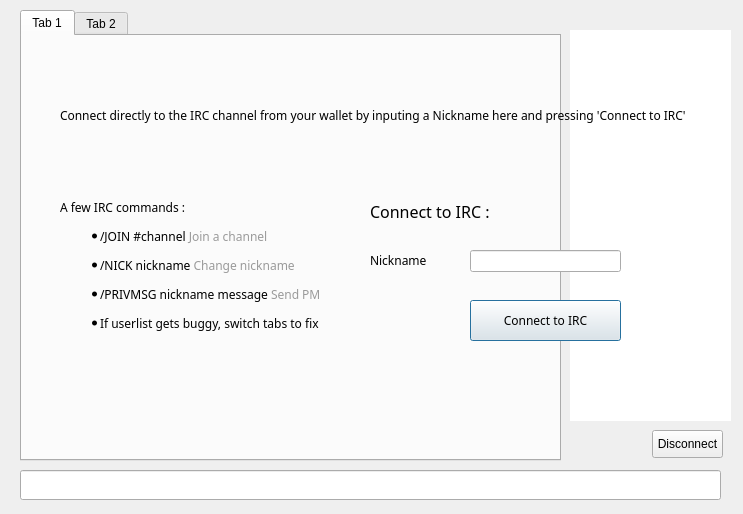
<?xml version="1.0" encoding="UTF-8"?>
<ui version="4.0">
 <class>ChatWindowClass</class>
 <widget class="QWidget" name="ChatWindowClass">
  <property name="geometry">
   <rect>
    <x>0</x>
    <y>0</y>
    <width>743</width>
    <height>514</height>
   </rect>
  </property>
  <widget class="QWidget" name="widget_2" native="true">
   <property name="geometry">
    <rect>
     <x>0</x>
     <y>0</y>
     <width>741</width>
     <height>511</height>
    </rect>
   </property>
   <widget class="QWidget" name="splitter" native="true">
    <property name="enabled">
     <bool>true</bool>
    </property>
    <property name="geometry">
     <rect>
      <x>10</x>
      <y>10</y>
      <width>721</width>
      <height>501</height>
     </rect>
    </property>
    <property name="styleSheet">
     <string notr="true"/>
    </property>
    <widget class="QTabWidget" name="tab">
     <property name="geometry">
      <rect>
       <x>10</x>
       <y>0</y>
       <width>541</width>
       <height>451</height>
      </rect>
     </property>
     <property name="styleSheet">
      <string notr="true"/>
     </property>
     <property name="tabShape">
      <enum>QTabWidget::Rounded</enum>
     </property>
     <property name="currentIndex">
      <number>0</number>
     </property>
     <property name="tabsClosable">
      <bool>false</bool>
     </property>
     <widget class="QWidget" name="widget_4">
      <attribute name="title">
       <string>Tab 1</string>
      </attribute>
     </widget>
     <widget class="QWidget" name="tab_5">
      <attribute name="title">
       <string>Tab 2</string>
      </attribute>
     </widget>
    </widget>
    <widget class="QLineEdit" name="lineEdit">
     <property name="geometry">
      <rect>
       <x>10</x>
       <y>460</y>
       <width>701</width>
       <height>30</height>
      </rect>
     </property>
     <property name="sizePolicy">
      <sizepolicy hsizetype="Fixed" vsizetype="Fixed">
       <horstretch>0</horstretch>
       <verstretch>0</verstretch>
      </sizepolicy>
     </property>
     <property name="maximumSize">
      <size>
       <width>16777215</width>
       <height>30</height>
      </size>
     </property>
    </widget>
    <widget class="QListView" name="userView">
     <property name="geometry">
      <rect>
       <x>560</x>
       <y>20</y>
       <width>161</width>
       <height>391</height>
      </rect>
     </property>
     <property name="minimumSize">
      <size>
       <width>0</width>
       <height>300</height>
      </size>
     </property>
     <property name="styleSheet">
      <string notr="true">border-radius:10px;</string>
     </property>
    </widget>
    <widget class="QPushButton" name="disconnect">
     <property name="geometry">
      <rect>
       <x>642</x>
       <y>420</y>
       <width>71</width>
       <height>28</height>
      </rect>
     </property>
     <property name="text">
      <string>Disconnect</string>
     </property>
    </widget>
   </widget>
   <widget class="QWidget" name="hide3" native="true">
    <property name="geometry">
     <rect>
      <x>0</x>
      <y>0</y>
      <width>741</width>
      <height>511</height>
     </rect>
    </property>
    <property name="styleSheet">
     <string notr="true">font-family:Proxima Nova Rg;</string>
    </property>
    <widget class="QWidget" name="layoutWidget">
     <property name="geometry">
      <rect>
       <x>10</x>
       <y>6</y>
       <width>731</width>
       <height>41</height>
      </rect>
     </property>
     <layout class="QHBoxLayout" name="hide1">
      <property name="spacing">
       <number>7</number>
      </property>
     </layout>
    </widget>
    <widget class="QLabel" name="hide2">
     <property name="geometry">
      <rect>
       <x>60</x>
       <y>70</y>
       <width>631</width>
       <height>91</height>
      </rect>
     </property>
     <property name="text">
      <string>&lt;html&gt;&lt;head/&gt;&lt;body&gt;&lt;p align=&quot;justify&quot;&gt;&lt;span style=&quot; font-size:9pt;&quot;&gt;Connect directly to the IRC channel from your wallet by inputing a Nickname here and pressing 'Connect to IRC'&lt;/span&gt;&lt;/p&gt;&lt;/body&gt;&lt;/html&gt;</string>
     </property>
     <property name="wordWrap">
      <bool>true</bool>
     </property>
     <property name="openExternalLinks">
      <bool>true</bool>
     </property>
    </widget>
    <widget class="QLabel" name="label">
     <property name="geometry">
      <rect>
       <x>70</x>
       <y>380</y>
       <width>71</width>
       <height>51</height>
      </rect>
     </property>
     <property name="text">
      <string>&lt;html&gt;&lt;head/&gt;&lt;body&gt;&lt;p align=&quot;center&quot;&gt;&lt;a href=&quot;https://twitter.com/N5coin&quot;&gt;&lt;span style=&quot; text-decoration: underline; color:#0000ff;&quot;&gt;&lt;img src=&quot;:/icons/twitter&quot;/&gt;&lt;/span&gt;&lt;/a&gt;&lt;/p&gt;&lt;/body&gt;&lt;/html&gt;</string>
     </property>
     <property name="margin">
      <number>5</number>
     </property>
     <property name="openExternalLinks">
      <bool>true</bool>
     </property>
    </widget>
    <widget class="QLabel" name="label_2">
     <property name="geometry">
      <rect>
       <x>60</x>
       <y>160</y>
       <width>291</width>
       <height>211</height>
      </rect>
     </property>
     <property name="text">
      <string>&lt;html&gt;&lt;head/&gt;&lt;body&gt;&lt;p&gt;A few IRC commands :&lt;/p&gt;&lt;ul style=&quot;margin-top: 0px; margin-bottom: 0px; margin-left: 0px; margin-right: 0px; -qt-list-indent: 1;&quot;&gt;&lt;li style=&quot; margin-top:12px; margin-bottom:12px; margin-left:0px; margin-right:0px; -qt-block-indent:0; text-indent:0px;&quot;&gt;/JOIN #channel &lt;span style=&quot; color:#9a9a9a;&quot;&gt;Join a channel&lt;/span&gt;&lt;/li&gt;&lt;li style=&quot; margin-top:12px; margin-bottom:12px; margin-left:0px; margin-right:0px; -qt-block-indent:0; text-indent:0px;&quot;&gt;/NICK nickname &lt;span style=&quot; color:#9a9a9a;&quot;&gt;Change nickname&lt;/span&gt;&lt;/li&gt;&lt;li style=&quot; margin-top:12px; margin-bottom:12px; margin-left:0px; margin-right:0px; -qt-block-indent:0; text-indent:0px;&quot;&gt;/PRIVMSG nickname message &lt;span style=&quot; color:#9a9a9a;&quot;&gt;Send PM &lt;/span&gt;&lt;/li&gt;&lt;li style=&quot; margin-top:0px; margin-bottom:0px; margin-left:0px; margin-right:0px; -qt-block-indent:0; text-indent:0px;&quot;&gt;If userlist gets buggy, switch tabs to fix&lt;/li&gt;&lt;/ul&gt;&lt;/body&gt;&lt;/html&gt;</string>
     </property>
    </widget>
    <widget class="QLineEdit" name="editPseudo">
     <property name="geometry">
      <rect>
       <x>470</x>
       <y>250</y>
       <width>151</width>
       <height>22</height>
      </rect>
     </property>
     <property name="text">
      <string/>
     </property>
    </widget>
    <widget class="QLabel" name="label_5">
     <property name="geometry">
      <rect>
       <x>370</x>
       <y>250</y>
       <width>61</width>
       <height>21</height>
      </rect>
     </property>
     <property name="text">
      <string>Nickname</string>
     </property>
    </widget>
    <widget class="QPushButton" name="buttonConnect">
     <property name="geometry">
      <rect>
       <x>470</x>
       <y>300</y>
       <width>151</width>
       <height>41</height>
      </rect>
     </property>
     <property name="styleSheet">
      <string notr="true"/>
     </property>
     <property name="text">
      <string>Connect to IRC</string>
     </property>
     <property name="default">
      <bool>true</bool>
     </property>
    </widget>
    <widget class="QLabel" name="label_10">
     <property name="geometry">
      <rect>
       <x>370</x>
       <y>200</y>
       <width>161</width>
       <height>21</height>
      </rect>
     </property>
     <property name="text">
      <string>&lt;html&gt;&lt;head/&gt;&lt;body&gt;&lt;p&gt;&lt;span style=&quot; font-size:12pt;&quot;&gt;Connect to IRC :&lt;/span&gt;&lt;/p&gt;&lt;/body&gt;&lt;/html&gt;</string>
     </property>
    </widget>
   </widget>
  </widget>
  <action name="actionQuit">
   <property name="text">
    <string>Quitter</string>
   </property>
   <property name="shortcut">
    <string>Ctrl+Q</string>
   </property>
  </action>
  <action name="actionCloseTab">
   <property name="text">
    <string>Fermer l'onglet</string>
   </property>
  </action>
 </widget>
 <layoutdefault spacing="6" margin="11"/>
 <resources/>
 <connections/>
</ui>
